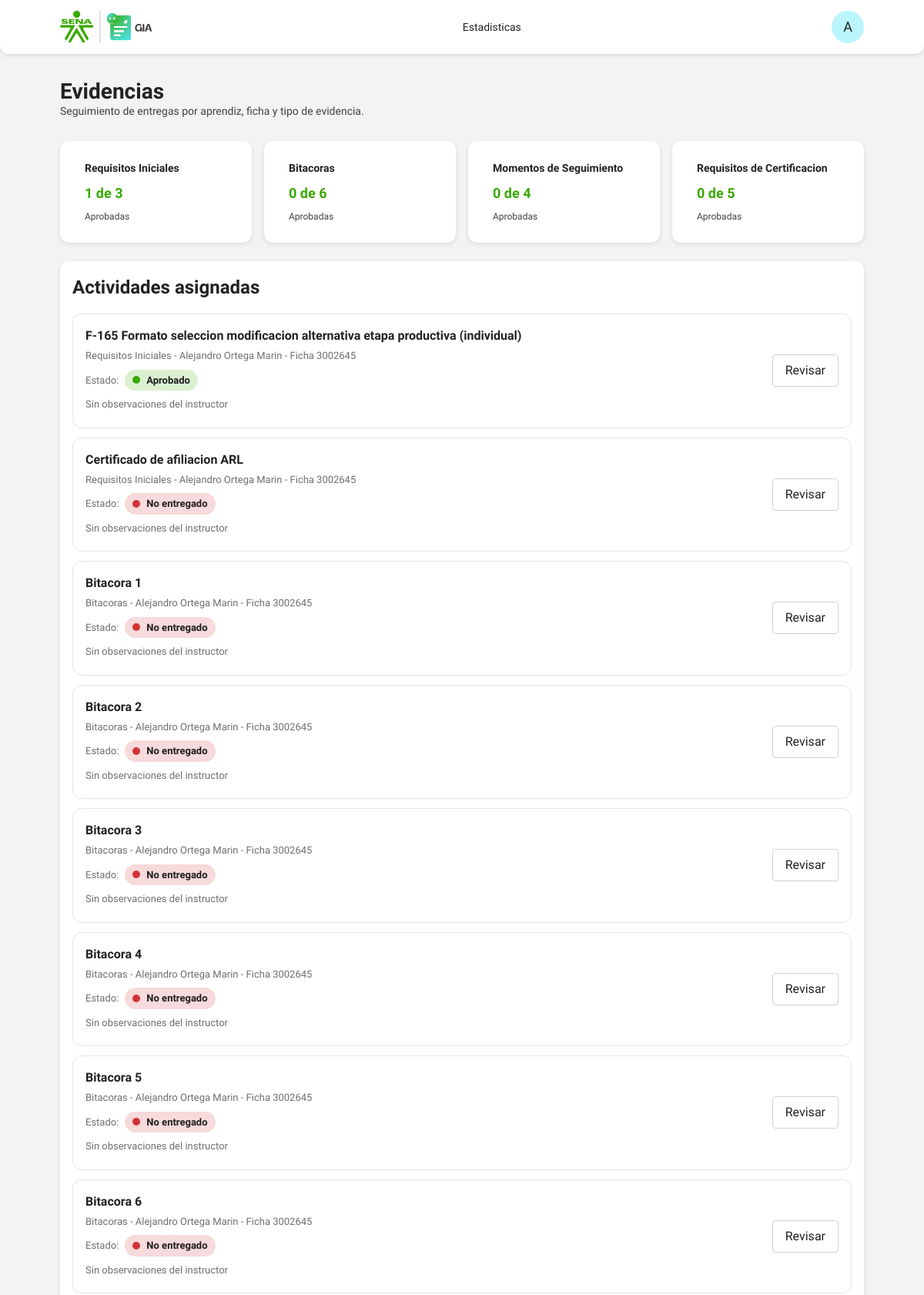
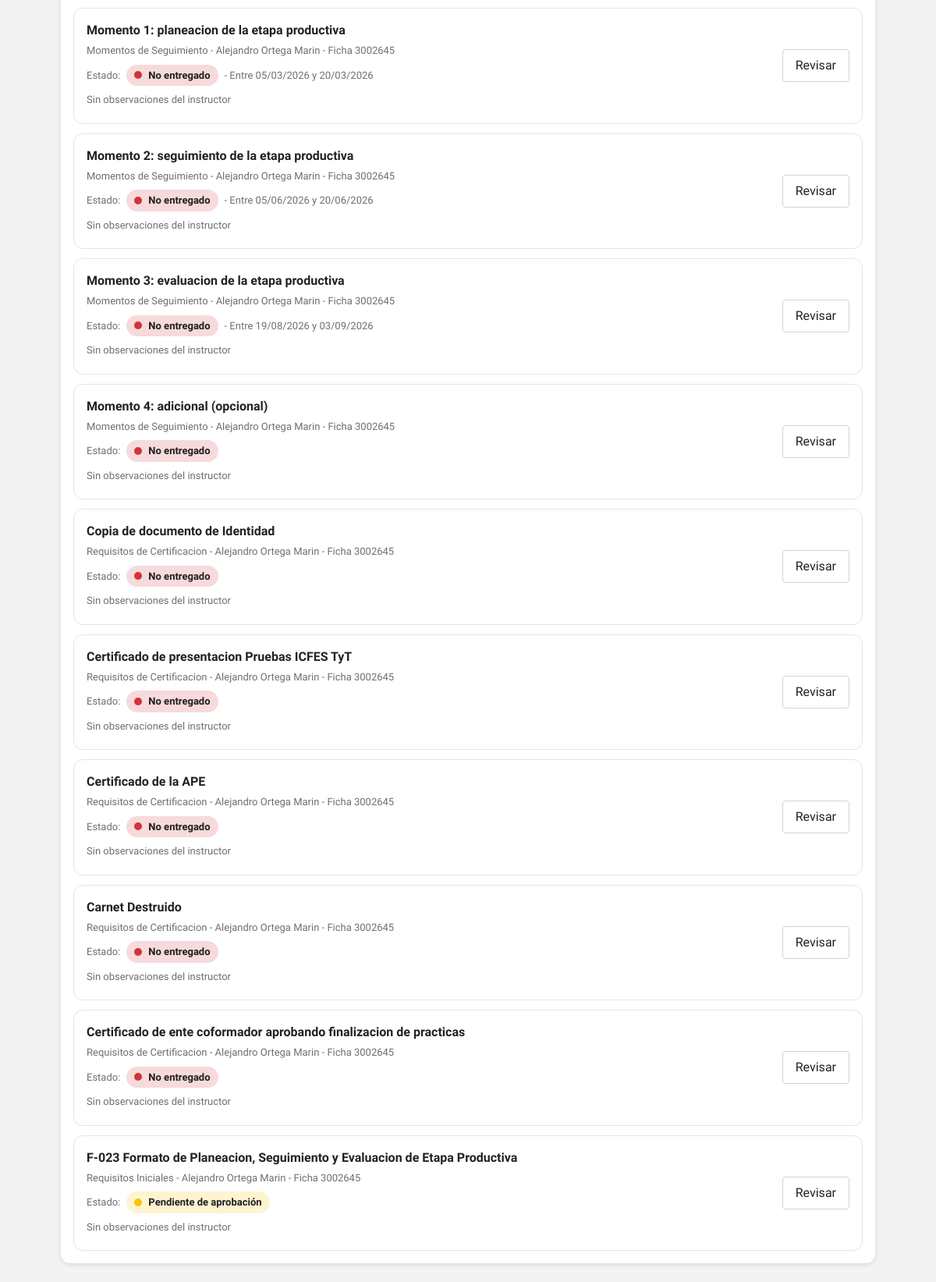
The page /evidences/ (signed in) on the database its author committed (2 pictures, top to bottom).
### models/evidence.py (models this page shows)
class EvidenceActivity(db.Model):
    __tablename__ = "evidence_activity"
    id = db.Column(db.Integer, primary_key=True)
    group_id = db.Column(db.Integer, db.ForeignKey("training_group.id"), nullable=False)
    evidence_type = db.Column(db.String(80), nullable=False)
    title = db.Column(db.String(180), nullable=False)
    description = db.Column(db.Text, nullable=True)
    due_start = db.Column(db.String(40), nullable=True)
    due_end = db.Column(db.String(40), nullable=True)
    is_default = db.Column(db.Boolean, default=True)
    created_at = db.Column(db.DateTime, default=datetime.utcnow)
    group = db.relationship("TrainingGroup", back_populates="evidence_activities")
    submissions = db.relationship(
        "EvidenceSubmission",
        back_populates="activity",
        lazy="select",
        cascade="all, delete-orphan",
    )

class EvidenceSubmission(db.Model):
    __tablename__ = "evidence_submission"
    id = db.Column(db.Integer, primary_key=True)
    activity_id = db.Column(db.Integer, db.ForeignKey("evidence_activity.id"), nullable=False)
    apprentice_id = db.Column(db.Integer, db.ForeignKey("apprentice.id"), nullable=False)
    status = db.Column(db.String(40), nullable=False, default=EVIDENCE_STATUS_NOT_SUBMITTED)
    observations = db.Column(db.Text, nullable=True)
    file_name = db.Column(db.String(255), nullable=True)
    file_path = db.Column(db.String(255), nullable=True)
    signature_file_name = db.Column(db.String(255), nullable=True)
    signature_file_path = db.Column(db.String(255), nullable=True)
    uploaded_at = db.Column(db.DateTime, nullable=True)
    approved_at = db.Column(db.DateTime, nullable=True)
    approved_by_id = db.Column(db.Integer, db.ForeignKey("user.id"), nullable=True)
    created_at = db.Column(db.DateTime, default=datetime.utcnow)
    activity = db.relationship("EvidenceActivity", back_populates="submissions")
    apprentice = db.relationship("Apprentice", back_populates="evidence_submissions")
    approved_by = db.relationship("User", foreign_keys=[approved_by_id], lazy="select")
    @property
    def status_label(self):
        return EVIDENCE_STATUS_LABELS.get(self.status, self.status)
    @property
    def status_color(self):
        return EVIDENCE_STATUS_COLORS.get(self.status, "#737373")

### models/apprentice.py (models this page shows)
class Apprentice(db.Model):
    __tablename__ = "apprentice"
    id = db.Column(db.Integer, primary_key=True)
    created_by = db.Column(db.Integer, db.ForeignKey("user.id"), nullable=False)
    student_user_id = db.Column(db.Integer, db.ForeignKey("user.id"), nullable=True)
    group_id = db.Column(db.Integer, db.ForeignKey("training_group.id"), nullable=True, index=True)
    group_number = db.Column(db.String(30), nullable=False, index=True)
    document_type = db.Column(db.String(30), nullable=False)
    document_number = db.Column(db.String(30), unique=True, nullable=False, index=True)
    first_names = db.Column(db.String(120), nullable=False)
    last_names = db.Column(db.String(120), nullable=False)
    gender = db.Column(db.String(20), nullable=True)
    phone = db.Column(db.String(30), nullable=True)
    email = db.Column(db.String(150), nullable=True)
    municipality_origin = db.Column(db.String(120), nullable=True)
    program_name = db.Column(db.String(150), nullable=True)
    program_level = db.Column(db.String(80), nullable=True)
    group_validity = db.Column(db.String(80), nullable=True)
    lead_instructor = db.Column(db.String(150), nullable=True)
    followup_instructor = db.Column(db.String(150), nullable=True)
    followup_instructor_email = db.Column(db.String(150), nullable=True)
    ep_modality = db.Column(db.String(120), nullable=True)
    sofia_status = db.Column(db.String(80), nullable=True)
    practice_start_date = db.Column(db.String(40), nullable=True)
    practice_end_date = db.Column(db.String(40), nullable=True)
    followup_moment1_start = db.Column(db.String(40), nullable=True)
    followup_moment1_end = db.Column(db.String(40), nullable=True)
    followup_moment2_start = db.Column(db.String(40), nullable=True)
    followup_moment2_end = db.Column(db.String(40), nullable=True)
    followup_moment3_start = db.Column(db.String(40), nullable=True)
    followup_moment3_end = db.Column(db.String(40), nullable=True)
    followup_moment4_start = db.Column(db.String(40), nullable=True)
    followup_moment4_end = db.Column(db.String(40), nullable=True)
    company_name = db.Column(db.String(150), nullable=True)
    company_municipality = db.Column(db.String(120), nullable=True)
    company_address = db.Column(db.String(180), nullable=True)
    coformador_name = db.Column(db.String(150), nullable=True)
    coformador_email = db.Column(db.String(150), nullable=True)
    coformador_phone = db.Column(db.String(30), nullable=True)
    arl_responsible = db.Column(db.String(150), nullable=True)
    continues_company = db.Column(db.String(30), nullable=True)
    individual_management = db.Column(db.Text, nullable=True)
    followup_moments = db.Column(db.String(200), nullable=True)
    evaluation_date = db.Column(db.String(40), nullable=True)
    english_results = db.Column(db.String(120), nullable=True)
    created_at = db.Column(db.DateTime, default=datetime.utcnow)
    group = db.relationship("TrainingGroup", back_populates="apprentices", lazy="joined")
    bitacoras = db.relationship(
        "Bitacora",
        backref="apprentice",
        lazy="select",
        cascade="all, delete-orphan",
        order_by="desc(Bitacora.created_at)",
    )
    student_user = db.relationship("User", foreign_keys=[student_user_id], lazy="select")
    evidence_submissions = db.relationship(
        "EvidenceSubmission",
        back_populates="apprentice",
        lazy="select",
        cascade="all, delete-orphan",
    )
    @property
    def full_name(self):
        return f"{self.first_names} {self.last_names}".strip()

### routes/evidences.py (the view)
@evidences_bp.route("/")
@login_required
def index():
    query, selected_apprentice = _visible_submissions()
    group_number = request.args.get("group_number", "").strip()
    evidence_type = request.args.get("evidence_type", "").strip()
    status = request.args.get("status", "").strip()
    if group_number:
        query = query.filter(Apprentice.group_number == group_number)
    if evidence_type:
        query = query.join(EvidenceActivity).filter(EvidenceActivity.evidence_type == evidence_type)
    if status:
        query = query.filter(EvidenceSubmission.status == status)
    submissions = query.order_by(EvidenceSubmission.status, EvidenceSubmission.id).all()
    apprentices = Apprentice.query.order_by(Apprentice.last_names, Apprentice.first_names).all()
    groups = sorted({apprentice.group_number for apprentice in apprentices if apprentice.group_number})
    return render_template(
        "evidences/index.html",
        submissions=submissions,
        selected_apprentice=selected_apprentice,
        apprentices=apprentices,
        groups=groups,
        evidence_types=EVIDENCE_TYPES,
        status_labels=EVIDENCE_STATUS_LABELS,
        status_colors=EVIDENCE_STATUS_COLORS,
        summary=summarize_submissions(submissions),
    )

### templates/evidences/index.html (shortened to what this page needs)
{% extends "base.html" %}
{% block content %}
<section class="page-head">
  <div>
    <h1>Evidencias</h1>
    <p>Seguimiento de entregas por aprendiz, ficha y tipo de evidencia.</p>
  </div>
</section>
<section class="stats-grid">
  {% for type, item in summary.items() %}
  <article class="stat-card evidence-stat-card">
    <h3>{{ type }}</h3>
    <strong>{{ item.approved }} de {{ item.total }}</strong>
    <small>Aprobadas</small>
  </article>
  {% endfor %}
</section>
<section class="panel evidence-panel">
  <div class="panel__header"><h2>Actividades asignadas</h2></div>
  <div class="evidence-list">
    {% for submission in submissions %}
    <article class="evidence-item">
      <div>
        <strong>{{ submission.activity.title }}</strong>
        <p>{{ submission.activity.evidence_type }} - {{ submission.apprentice.full_name }} - Ficha {{ submission.apprentice.group_number }}</p>
        <div class="evidence-meta">
          Estado:
          <span class="evidence-status" style="--status-color: {{ submission.status_color }}">{{ submission.status_label }}</span>
          {% if submission.activity.due_start or submission.activity.due_end %}
            - Entre {{ submission.activity.due_start or 'sin inicio' }} y {{ submission.activity.due_end or 'sin fin' }}
          {% endif %}
        </div>
        <p>{{ submission.observations or 'Sin observaciones del instructor' }}</p>
      </div>
      <div class="toolbar__actions">
        <a class="ghost-btn" href="{{ url_for('evidences.detail', submission_id=submission.id) }}">Revisar</a>
      </div>
    </article>
    {% else %}
    <p class="empty-state">No hay evidencias asignadas todavia.</p>
    {% endfor %}
  </div>
</section>
{% endblock %}

### templates/base.html (shortened to what this page needs)
<!doctype html>
<html lang="es">
<head>
  <link rel="stylesheet" href="{{ url_for('static', filename='css/base.css') }}">
  <link rel="stylesheet" href="{{ url_for('static', filename='css/componets.css') }}">
  <link rel="stylesheet" href="{{ url_for('static', filename='css/layout.css') }}">
  <link rel="stylesheet" href="{{ url_for('static', filename='css/login.css') }}">
  <link rel="stylesheet" href="{{ url_for('static', filename='css/navigation.css') }}">
  <link rel="stylesheet" href="{{ url_for('static', filename='css/tokens.css') }}">
  <link rel="stylesheet" href="{{ url_for('static', filename='css/utilities.css') }}">
  <link rel="stylesheet" href="{{ url_for('static', filename='css/apprentices.css') }}">
</head>
<body class="{% block body_class %}{% endblock %}">
{% set _endpoint = (request.endpoint or '') %}
{% set _user = current_user if current_user is not none else None %}
{% set _role_labels = role_labels if role_labels is defined else {} %}
{% if _user and _user.is_authenticated %}
<header class="topbar">
    <img class="brand-logo" src="{{ url_for('static', filename='img/logo-gia.svg') }}" alt="logo-gia">
    <nav class="main-nav">
        <a class="{% if request.endpoint == 'dashboard' or request.endpoint == 'dashboard.index' %}active{% endif %}"
           href="{{ url_for('dashboard.index') }}">Estadisticas</a>
    </nav>
    <div class="user-menu">
  <details>
   <summary>
  <span class="avatar"
        {% if _user %}
          data-name="{{ (_user.full_name or _user.username) | e }}"
          aria-label="Avatar de {{ (_user.full_name or _user.username) | e }}"
        {% endif %}>
    {% if _user and _user.avatar_url %}
      <img src="{{ _user.avatar_url }}" alt="Avatar de {{ (_user.full_name or _user.username) | e }}">
    {% else %}
      <span class="avatar__fallback" aria-hidden="true"></span>
    {% endif %}
  </span>
</summary>
  </details>
</div>
</header>
{% endif %}
<main class="app-shell">
  {% block content %}{% endblock %}
</main>
</body>
</html>

### rows shown on the page
EvidenceActivity: evidence_type "Requisitos Iniciales", approved "1", total "3"
EvidenceActivity: evidence_type "Bitacoras", approved "0", total "6"
EvidenceSubmission: activity "F-165 Formato seleccion modificacion alternativa etapa productiva (individual)", activity.evidence_type "Requisitos Iniciales", apprentice.full_name "Alejandro Ortega Marin", apprentice.group_number "3002645", status_label "Aprobado", observations "Sin observaciones del instructor"
EvidenceSubmission: activity "Certificado de afiliacion ARL", activity.evidence_type "Requisitos Iniciales", apprentice.full_name "Alejandro Ortega Marin", apprentice.group_number "3002645", status_label "No entregado", observations "Sin observaciones del instructor"
EvidenceSubmission: activity "Bitacora 1", activity.evidence_type "Bitacoras", apprentice.full_name "Alejandro Ortega Marin", apprentice.group_number "3002645", status_label "No entregado", observations "Sin observaciones del instructor"
EvidenceSubmission: activity "Bitacora 2", activity.evidence_type "Bitacoras", apprentice.full_name "Alejandro Ortega Marin", apprentice.group_number "3002645", status_label "No entregado", observations "Sin observaciones del instructor"
EvidenceSubmission: activity "Bitacora 3", activity.evidence_type "Bitacoras", apprentice.full_name "Alejandro Ortega Marin", apprentice.group_number "3002645", status_label "No entregado", observations "Sin observaciones del instructor"
EvidenceSubmission: activity "Bitacora 4", activity.evidence_type "Bitacoras", apprentice.full_name "Alejandro Ortega Marin", apprentice.group_number "3002645", status_label "No entregado", observations "Sin observaciones del instructor"
EvidenceSubmission: activity "Bitacora 5", activity.evidence_type "Bitacoras", apprentice.full_name "Alejandro Ortega Marin", apprentice.group_number "3002645", status_label "No entregado", observations "Sin observaciones del instructor"
EvidenceSubmission: activity "Bitacora 6", activity.evidence_type "Bitacoras", apprentice.full_name "Alejandro Ortega Marin", apprentice.group_number "3002645", status_label "No entregado", observations "Sin observaciones del instructor"
EvidenceSubmission: activity "Momento 1: planeacion de la etapa productiva", activity.evidence_type "Momentos de Seguimiento", apprentice.full_name "Alejandro Ortega Marin", apprentice.group_number "3002645", status_label "No entregado", activity "05/03/2026", activity "20/03/2026", observations "Sin observaciones del instructor"
EvidenceSubmission: activity "Momento 2: seguimiento de la etapa productiva", activity.evidence_type "Momentos de Seguimiento", apprentice.full_name "Alejandro Ortega Marin", apprentice.group_number "3002645", status_label "No entregado", activity "05/06/2026", activity "20/06/2026", observations "Sin observaciones del instructor"
EvidenceSubmission: activity "Momento 3: evaluacion de la etapa productiva", activity.evidence_type "Momentos de Seguimiento", apprentice.full_name "Alejandro Ortega Marin", apprentice.group_number "3002645", status_label "No entregado", activity "19/08/2026", activity "03/09/2026", observations "Sin observaciones del instructor"
EvidenceSubmission: activity "Momento 4: adicional (opcional)", activity.evidence_type "Momentos de Seguimiento", apprentice.full_name "Alejandro Ortega Marin", apprentice.group_number "3002645", status_label "No entregado", observations "Sin observaciones del instructor"
EvidenceSubmission: activity "Copia de documento de Identidad", activity.evidence_type "Requisitos de Certificacion", apprentice.full_name "Alejandro Ortega Marin", apprentice.group_number "3002645", status_label "No entregado", observations "Sin observaciones del instructor"
EvidenceSubmission: activity "Certificado de presentacion Pruebas ICFES TyT", activity.evidence_type "Requisitos de Certificacion", apprentice.full_name "Alejandro Ortega Marin", apprentice.group_number "3002645", status_label "No entregado", observations "Sin observaciones del instructor"
EvidenceSubmission: activity "Certificado de la APE", activity.evidence_type "Requisitos de Certificacion", apprentice.full_name "Alejandro Ortega Marin", apprentice.group_number "3002645", status_label "No entregado", observations "Sin observaciones del instructor"
EvidenceSubmission: activity "Carnet Destruido", activity.evidence_type "Requisitos de Certificacion", apprentice.full_name "Alejandro Ortega Marin", apprentice.group_number "3002645", status_label "No entregado", observations "Sin observaciones del instructor"
EvidenceSubmission: activity "Certificado de ente coformador aprobando finalizacion de practicas", activity.evidence_type "Requisitos de Certificacion", apprentice.full_name "Alejandro Ortega Marin", apprentice.group_number "3002645", status_label "No entregado", observations "Sin observaciones del instructor"
EvidenceSubmission: activity "F-023 Formato de Planeacion, Seguimiento y Evaluacion de Etapa Productiva", activity.evidence_type "Requisitos Iniciales", apprentice.full_name "Alejandro Ortega Marin", apprentice.group_number "3002645", status_label "Pendiente de aprobación", observations "Sin observaciones del instructor"

### other values the page prints
{{ type }} "Momentos de Seguimiento" "Requisitos de Certificacion"
{{ item.approved }} "0" "0"
{{ item.total }} "4" "5"
